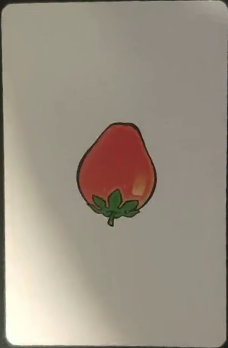
#> input picture test/strawberries/204894403.png, 228 x 348 px
$ python -i generator.py   (imports and definitions only)   (older library calls are emulated)
#> lines starting #> are read from the running program, lines starting #| are printed output that depends on the picture; after the words box and inside, x2 and y2 are one past the last pixel; in counts of white or black regions, pixels touching at a corner belong together
import numpy as np
import cv2
import os
from tqdm import tqdm
import random
import os
import matplotlib.pyplot as plt
import matplotlib.image as mpimg
import matplotlib.patches as patches
import pickle
from glob import glob
import imgaug as ia
from imgaug import augmenters as iaa
from shapely.geometry import Polygon

cardW = 57
cardH = 87
cornerXmin = 17
cornerXmax = 39
cornerYmin = 31
cornerYmax = 60

# We convert the measures from mm to pixels: multiply by an arbitrary factor 'zoom'
# You shouldn't need to change this
zoom = 4
# [2 lines not run here, left out]
cornerXmin = int(cornerXmin * zoom)
cornerXmax = int(cornerXmax * zoom)
cornerYmin = int(cornerYmin * zoom)
cornerYmax = int(cornerYmax * zoom)


# [58 lines left out: functions display_img, give_me_filename, not called in this run]


data_dir = "data"  # Directory that will contain all kinds of data (the data we download and the data we generate)

# [2 lines not run here, left out]
card_fruits = ['Bananas',
               'Lemons',
               'Strawberries',
               'Grapes']
# Pickle file containing the background images from the DTD
backgrounds_pck_fn = data_dir + "/backgrounds.pck"

# Pickle file containing the card images
cards_pck_fn = data_dir + "/cards.pck"

imgW = 720
imgH = 720

refCard = np.array([[0, 0], [cardW, 0], [cardW, cardH], [0, cardH]], dtype=np.float32)
refCardRot = np.array([[cardW, 0], [cardW, cardH], [0, cardH], [0, 0]], dtype=np.float32)
refCornerHL = np.array(
    [[cornerXmin, cornerYmin], [cornerXmax, cornerYmin], [cornerXmax, cornerYmax], [cornerXmin, cornerYmax]],
    dtype=np.float32)
refCornerLR = np.array([[cardW - cornerXmax, cardH - cornerYmax], [cardW - cornerXmin, cardH - cornerYmax],
                        [cardW - cornerXmin, cardH - cornerYmin], [cardW - cornerXmax, cardH - cornerYmin]],
                       dtype=np.float32)
refCorners = np.array([refCornerHL, refCornerLR])
# STEP1: Pack the datasets of backgrounds, only need SINGLE execution
# Need more than 8GB Memory, Close unnecessary programs in advance!
'''
dtd_dir = "dtd/images/"
bg_images = []
for subdir in glob(dtd_dir + "/*"):
    for f in glob(subdir + "/*.jpg"):
        bg_images.append(mpimg.imread(f))
print("Nb of images loaded :", len(bg_images))
print("Saved in :", backgrounds_pck_fn)
pickle.dump(bg_images, open(backgrounds_pck_fn, 'wb'))
'''


class Backgrounds():
    def __init__(self, backgrounds_pck_fn=backgrounds_pck_fn):
#> further down, picture is the input picture: shape (348, 228, 3); mean B, G, R 131.8, 145.8, 155.4
        self._images = pickle.load(open(backgrounds_pck_fn, 'rb'))
        self._nb_images = len(self._images)
        print("Nb of images loaded :", self._nb_images)

    # [4 lines left out: function get_random, not called in this run]


# [1 line that did not run here, left out]

# [1 line that did not run here, left out]

bord_size = 2  # bord_size alpha=0
alphamask = np.ones((cardH, cardW), dtype=np.uint8) * 255
# [7 lines not run here, left out]


def varianceOfLaplacian(img):
    """
    Compute the Laplacian of the image and then return the focus
    measure, which is simply the variance of the Laplacian
    Source: A.Rosebrock, https://www.pyimagesearch.com/2015/09/07/blur-detection-with-opencv/
    """
    return cv2.Laplacian(img, cv2.CV_64F).var()


def extract_card(img, output_fn=None, min_focus=20, debug=False):
    """
    """
#> called with min_focus = 20, debug = False

    imgwarp = None

    # Check the image is not too blurry
    focus = varianceOfLaplacian(img)
#> focus = 248
    if focus < min_focus:
        if debug: print("Focus too low :", focus)
        return False, None

    # Convert in gray color
    gray = cv2.cvtColor(img, cv2.COLOR_BGR2GRAY)
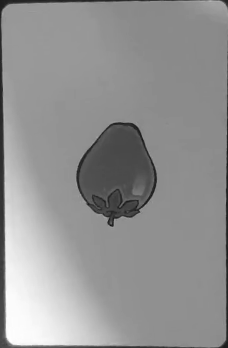
#> gray: shape (348, 228); min 21, max 254, mean 147.1

    # Noise-reducing and edge-preserving filter
    gray = cv2.bilateralFilter(gray, 11, 17, 17)

    # Edge extraction
    edge = cv2.Canny(gray, 30, 200)
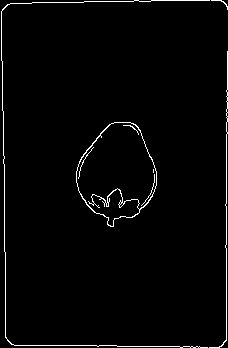
#> edge: shape (348, 228); 2.1% white in thin lines or dots

    # Find the contours in the edged image
    _, cnts, _ = cv2.findContours(edge.copy(), cv2.RETR_EXTERNAL, cv2.CHAIN_APPROX_SIMPLE)
#> cnts = 4 contours, 3 with area under 20; largest, box (x1, y1, x2, y2) and area: (76, 122, 157, 227) 5800

    # We suppose that the contour with largest area corresponds to the contour delimiting the card
    cnt = sorted(cnts, key=cv2.contourArea, reverse=True)[0]
#> cnt = contour of 129 points, box (x1, y1, x2, y2) (76, 122, 157, 227), area 5800

    # We want to check that 'cnt' is the contour of a rectangular shape
    # First, determine 'box', the minimum area bounding rectangle of 'cnt'
    # Then compare area of 'cnt' and area of 'box'
    # Both areas sould be very close
    rect = cv2.minAreaRect(cnt)
#> rect = ((119.4, 172.6), (92.38, 82.33), -47.12)
    box = cv2.boxPoints(rect)
#> box = [[118.2, 234.4], [57.83, 178.4], [120.7, 110.7], [181, 166.7]]
    box = np.int0(box)
#> box = [[118, 234], [57, 178], [120, 110], [181, 166]]
    areaCnt = cv2.contourArea(cnt)
#> areaCnt = 5799.5
    areaBox = cv2.contourArea(box)
#> areaBox = 7676
    valid = areaCnt / areaBox > 0.95
#> valid = False

    if valid:
        # We want transform the zone inside the contour into the reference rectangle of dimensions (cardW,cardH)
        ((xr, yr), (wr, hr), thetar) = rect
        # Determine 'Mp' the transformation that transforms 'box' into the reference rectangle
        if wr > hr:
            Mp = cv2.getPerspectiveTransform(np.float32(box), refCard)
        else:
            Mp = cv2.getPerspectiveTransform(np.float32(box), refCardRot)
        # Determine the warped image by applying the transformation to the image
        imgwarp = cv2.warpPerspective(img, Mp, (cardW, cardH))
        # Add alpha layer
        imgwarp = cv2.cvtColor(imgwarp, cv2.COLOR_BGR2BGRA)

        # Shape of 'cnt' is (n,1,2), type=int with n = number of points
        # We reshape into (1,n,2), type=float32, before feeding to perspectiveTransform
        cnta = cnt.reshape(1, -1, 2).astype(np.float32)
        # Apply the transformation 'Mp' to the contour
        cntwarp = cv2.perspectiveTransform(cnta, Mp)
        cntwarp = cntwarp.astype(np.int)

        # We build the alpha channel so that we have transparency on the
        # external border of the card
        # First, initialize alpha channel fully transparent
        alphachannel = np.zeros(imgwarp.shape[:2], dtype=np.uint8)
        # Then fill in the contour to make opaque this zone of the card
        cv2.drawContours(alphachannel, cntwarp, 0, 255, -1)

        # Apply the alphamask onto the alpha channel to clean it
        alphachannel = cv2.bitwise_and(alphachannel, alphamask)

        # Add the alphachannel to the warped image
        imgwarp[:, :, 3] = alphachannel

        # Save the image to file
        if output_fn is not None:
            cv2.imwrite(output_fn, imgwarp)

    if debug:
        cv2.imshow("Gray", gray)
        cv2.imshow("Canny", edge)
        edge_bgr = cv2.cvtColor(edge, cv2.COLOR_GRAY2BGR)
        cv2.drawContours(edge_bgr, [box], 0, (0, 0, 255), 3)
        cv2.drawContours(edge_bgr, [cnt], 0, (0, 255, 0), -1)
        cv2.imshow("Contour with biggest area", edge_bgr)
        if valid:
            cv2.imshow("Alphachannel", alphachannel)
            cv2.imshow("Extracted card", imgwarp)

    return valid, imgwarp


# TEST1: Test on one image for extracting

'''
debug = True
img = cv2.imread("test/test.jpg")
display_img(img)
valid, card = extract_card(img, "test/extracted_card.png", debug=debug)
if valid:
    display_img(card)
if debug:
    cv2.waitKey(0)
    cv2.destroyAllWindows()
'''


# [42 lines left out: function extract_cards_from_video, not called in this run]


# TEST2: Test card extraction from a video
'''
imgs = extract_cards_from_video("test/strawberries.mp4", output_dir="test/strawberries/", debug=True)
print("Nb images extracted:", len(imgs))
'''

video_dir = "data/video"
extension = "mp4"
imgs_dir = "data/cards"
# STEP2: Extract images from video ,saving to data/cards, only need single execution
'''
for fruit in card_fruits:
    card_name = fruit
    video_fn = os.path.join(video_dir, card_name + "." + extension)
    output_dir = os.path.join(imgs_dir, card_name)
    if not os.path.isdir(output_dir):
        os.makedirs(output_dir)
    imgs = extract_cards_from_video(video_fn, output_dir)
    print("Extracted images for %s : %d" % (card_name, len(imgs)))

'''
# TEST3: Check if the bounding boxes are suitable.
'''
imgs_dir = "data/cards"
imgs_fns = glob(imgs_dir + "/*/*.png")
img_fn = random.choice(imgs_fns)
display_img(cv2.imread(img_fn, cv2.IMREAD_UNCHANGED), polygons=[refCornerHL, refCornerLR])

'''


# [95 lines left out: function findHull, not called in this run]


# TEST4: Test find_hull on a random card image
'''
debug = "no"
imgs_dir = "data/cards"
imgs_fns = glob(imgs_dir + "/*/*.png")
img_fn = random.choice(imgs_fns)
print(img_fn)
img = cv2.imread(img_fn, cv2.IMREAD_UNCHANGED)

hullHL = findHull(img, refCornerHL, debug=debug)
hullLR = findHull(img, refCornerLR, debug=debug)
display_img(img, [refCornerHL, refCornerLR, hullHL, hullLR])

if debug != "no": cv2.destroyAllWindows()
'''

# STEP3: Pack convex hulls information and images of cards.
'''
imgs_dir = "data/cards"

cards = {}
for fruit in card_fruits:
    card_name = fruit
    card_dir = os.path.join(imgs_dir, card_name)
    if not os.path.isdir(card_dir):
        print("!!! {card_dir} does not exist !!!")
        continue
    cards[card_name] = []
    for f in glob(card_dir + "/*.png"):
        img = cv2.imread(f, cv2.IMREAD_UNCHANGED)
        hullHL = findHull(img, refCornerHL, debug="no")
        if hullHL is None:
            print("File {f} not used.")
            continue
        hullLR = findHull(img, refCornerLR, debug="no")
        if hullLR is None:
            print("File {f} not used.")
            continue
        # We store the image in "rgb" format (we don't need opencv anymore)
        img = cv2.cvtColor(img, cv2.COLOR_BGRA2RGBA)
        cards[card_name].append((img, hullHL, hullLR))
    print("Nb images for {card_name} : {len(cards[card_name])}")

print("Saved in :", cards_pck_fn)
pickle.dump(cards, open(cards_pck_fn, 'wb'))

cv2.destroyAllWindows()
'''

# Load the cards pickle file in 'cards', check numbers of each fruit

class Cards():
    def __init__(self, cards_pck_fn=cards_pck_fn):
        self._cards = pickle.load(open(cards_pck_fn, 'rb'))
        # self._cards is a dictionary where keys are card names (ex:'Kc') and values are lists of (img,hullHL,hullLR)
        self._nb_cards_by_value = {k: len(self._cards[k]) for k in self._cards}
        print("Nb of cards loaded per name :", self._nb_cards_by_value)

    # [7 lines left out: function get_random, not called in this run]


# [1 line that did not run here, left out]

# _ = cards.get_random(display=True)


# To save bounding boxes annotations in Pascal VOC format
xml_body_1 = """<annotation>
        <folder>FOLDER</folder>
        <filename>{FILENAME}</filename>
        <path>{PATH}</path>
        <source>
                <database>Unknown</database>
        </source>
        <size>
                <width>{WIDTH}</width>
                <height>{HEIGHT}</height>
                <depth>3</depth>
        </size>
"""
xml_object = """ <object>
                <name>{CLASS}</name>
                <pose>Unspecified</pose>
                <truncated>0</truncated>
                <difficult>0</difficult>
                <bndbox>
                        <xmin>{XMIN}</xmin>
                        <ymin>{YMIN}</ymin>
                        <xmax>{XMAX}</xmax>
                        <ymax>{YMAX}</ymax>
                </bndbox>
        </object>
"""
xml_body_2 = """</annotation>
"""


# [9 lines left out: function create_voc_xml, not called in this run]


# Generating a scene functions and classes

# Scenario with 2 cards:
# The original image of a card has the shape (cardH,cardW,4)
# We first paste it in a zero image of shape (imgH,imgW,4) at position decalX, decalY
# so that the original image is centerd in the zero image
decalX = int((imgW - cardW) / 2)
decalY = int((imgH - cardH) / 2)

# Scenario with 3 cards : decal values are different
decalX3 = int(imgW / 2)
decalY3 = int(imgH / 2 - cardH)


# [33 lines left out: functions kps_to_polygon, hull_to_kps, kps_to_BB, not called in this run]


# imgaug keypoints of the bounding box of a whole card
# [6 lines that did not run here, left out]

# imgaug transformation for one card in scenario with 2 cards
# [5 lines that did not run here, left out]

# For the 3 cards scenario, we use 3 imgaug transforms, the first 2 are for individual cards,
# and the third one for the group of 3 cards
# [4 lines that did not run here, left out]
# [4 lines that did not run here, left out]
# [6 lines that did not run here, left out]

# imgaug transformation for the background
# [1 line that did not run here, left out]


# [29 lines left out: function augment, not called in this run]


class BBA:  # Bounding box + annotations
    # [6 lines left out: function __init__, not called in this run]


class Scene:
    # [127 lines left out: functions __init__, create2CardsScene, create3CardsScene, display, not called in this run]

    def res(self):
        return self.final

    # [5 lines left out: function write_files, not called in this run]


# TEST5: Test generation of a scene with 2 cards
'''
bg = backgrounds.get_random()
img1, card_val1, hulla1, hullb1 = cards.get_random()
img2, card_val2, hulla2, hullb2 = cards.get_random()

newimg = Scene(bg, img1, card_val1, hulla1, hullb1, img2, card_val2, hulla2, hullb2)
newimg.display()
'''

# STEP4: Generation of the 2 cards scenes
'''
nb_cards_to_generate = 1000
save_dir = "data/scenes/val"

if not os.path.isdir(save_dir):
    os.makedirs(save_dir)

for i in tqdm(range(nb_cards_to_generate)):
    bg = backgrounds.get_random()
    img1, card_val1, hulla1, hullb1 = cards.get_random()
    img2, card_val2, hulla2, hullb2 = cards.get_random()

    newimg = Scene(bg, img1, card_val1, hulla1, hullb1, img2, card_val2, hulla2, hullb2)
    newimg.write_files(save_dir)
'''

>>> import cv2
>>> picture = cv2.imread('test/strawberries/204894403.png')
>>> result = extract_card(picture)
